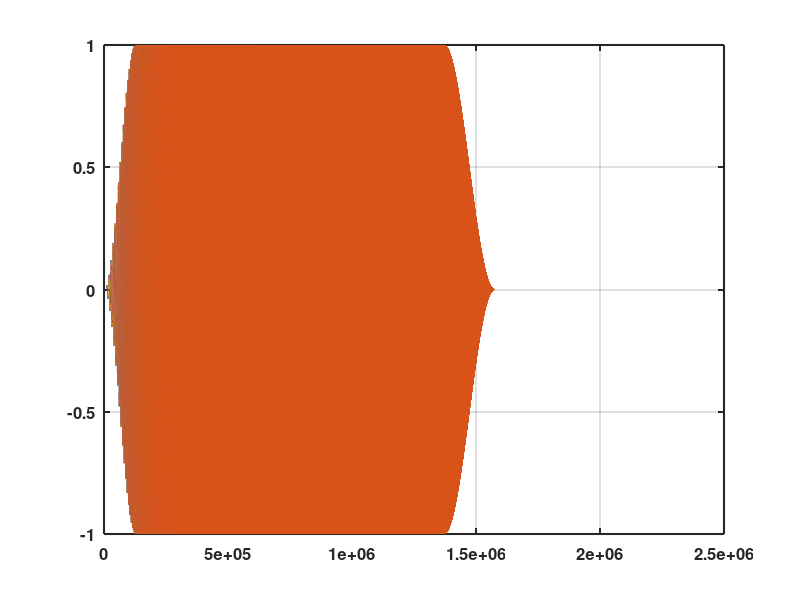

Recreate this plot in MATLAB. (Note: this script raises an error after producing the figure.)
% A-weighting digital filter
clear all;close all;clc
set(0,'DefaultLineLineWidth',1.0);
set(0,'DefaultAxesFontSize',12);
set(0,'DefaultAxesFontWeight','bold')
set(0,'DefaultAxesLineWidth',1.5)
% dBfs = 0;%-34.0%-6.0


% sig_frac=0.5;% fraction of full scale
% sig_frac = 10^(dBfs/20.0)
sig_frac = 1;


fs=96000;% must ensure that Windows settings are the same!
N=2^21;%19;% make this larger if there is insufficient time clearance

% S_dac=-1.59;% Focusrite 2i2 Yes, it inverts its monitor output!
% S_adc=+1.16;% Focusrite 2i2 line input gain @ 12:00 o'clock

Npad=N/4;% this is the total zeropad, added to end of play file
Ns=N-Npad;% most of array is used for sweep

t=linspace(0,(N-1)/fs,N)';% column vector
ts=linspace(0,(Ns-1)/fs,Ns)';% to calculate sweep

%-----------------------calculate logsweep-----------------------------%
f_start=10;% beginning of turnon half-Hann
f1=20;% end of turnon half-hann
%f2=0.91*fs/2;% beginning of turnoff half-Hann
f2=16000%20000;
f_stop=fs/2;% end of turnoff half-Hann
Ts=Ns/fs;% sweep duration.  This is N-Npad samples in length.
Ls=Ts/log(f_stop/f_start);% time for frequency to increase by factor e
sweep=zeros(N,1);% initialize
sweep(1:Ns)=sin(2*pi*f_start*Ls*(exp(ts/Ls)-1));% logsweep
%-----------------------------------------------------------------------%

%------------------tapered sweep window------------------------------
indexf1=round(fs*Ls*log(f1/f_start))+1;% end of starting taper
indexf2=round(fs*Ls*log(f2/f_start))+1;% beginning of ending taper
windo=ones(N,1);
windo(1:indexf1)=0.5*(1-cos(pi*(1:indexf1)/indexf1));% pre-taper
windo(indexf2+1:Ns)=0.5*(1+cos(pi*(1:Ns-indexf2)/(Ns-indexf2)))';% post-taper
windo(Ns+1:N)=0; % zeropad end of sweep
windosweep=windo.*sweep;% tapered at each end for output to DAC
%-----------------------------------------------------------------------%

y=sig_frac*[windosweep windosweep];% in phase for vinyl pressing

data = y;


fs = 96000;
figure(10);
plot(data)
grid on;


[data_A]=Aweighting_filterTest(data,96000);
% data_A = audio_AweightingTest(data);


% function[weighted_array]=Aweighting_filter(array,fs)
function[weighted_array]=Aweighting_filterTest(array,fs)
    % function[weighted_array]=Aweighting_filter(array,fs)
    %----------------------------------------------------
    % A weighting filter for 44.1 or 96 kHz data only, otherwise bypass.
    % The response above 16 kHz is not specified so a smooth rolloff is chosen.
    % ---------------------------------------------------
    if fs==44100
    %------------------44.1 jule walker implementation-----------------
    fr=[0 6.3 10 16 25 40 63 100 160 250 400 630 1000 1600 2500 4000 6300 10000 16000 20000 22050];
    dBAtable=[-inf -85.4 -70.4 -56.7 -44.7 -34.6 -26.2 -19.1 -13.4 -8.6 -4.8 -1.9 0 1.0 1.3 1.0 -0.1 -2.5 -6.6 -9.3 -10];
    Wn=2*fr/fs;
    Amag=10.^(dBAtable/20);
    [b,a]=yulewalk(10,Wn,Amag);
    [d,c]=butter(1,2*240/fs,'high');% this corrects DC-LF with highpass
    [k,h]=butter(1,2*150/fs,'high');% this corrects DC-LF with highpass
    [m,l]=butter(1,2*40/fs,'high');% this corrects DC-LF with highpass
    %------------------compactify into single filter----------------
    bk=conv(b,d);ah=conv(a,c);% YW+HP1
    bm=conv(bk,k);al=conv(ah,h);% YW1+HP2
    bo=conv(bm,m);an=conv(al,l);% YW2+HP3 final coefficients
    weighted_array=filter(bo,an,array);
    %--------------------------------------------------------------------
    elseif fs==96000
    %------------------96kHz jule walker implementation-----------------
    fr=[0 6.3 10 16 25 40 63 100 160 250 400 630 1000 1600 2500 4000 6300 10000 16000 20000 25000 35000 48000];
    dBAtable=[-inf -85.4 -70.4 -56.7 -44.7 -34.6 -26.2 -19.1 -13.4 -8.6 -4.8 -1.9 0 1.0 1.3 1.0 -0.1 -2.5 -6.6 -9.3 -15 -25 -40];
    Wn=2*fr/fs;
    Amag=10.^(dBAtable/20);
    [b,a]=yulewalk(12,Wn,Amag);
    [d,c]=butter(1,2*280/fs,'high');% this corrects DC-LF with highpass
    [k,h]=butter(1,2*200/fs,'high');% this corrects DC-LF with highpass
    [m,l]=butter(1,2*40/fs,'high');% this corrects DC-LF with highpass
    %------------------compactify into single filter----------------
    bk=conv(b,d);ah=conv(a,c);% YW+HP1
    bm=conv(bk,k);al=conv(ah,h);% YW1+HP2
    bo=conv(bm,m);an=conv(al,l);% YW2+HP3 final coefficients
    weighted_array=filter(bo,an,array);
    
    else
        disp('%%%%%%%%%%%%%%%% Wrong fs, filter bypassed! %%%%%%%%%%%%%%%%')
        weighted_array=array;
    end
    
    
end
    